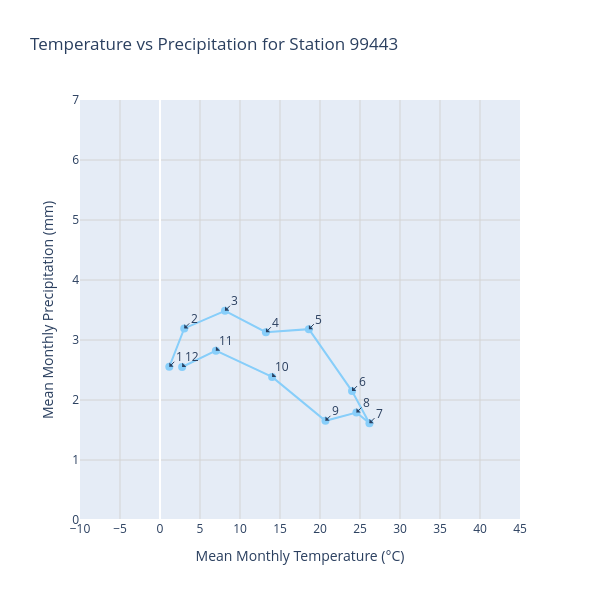

Notebook cell for this chart:
### Code cell
# plot scatter plot of temperature vs precipitation for a specific station with plotly
a = dd[dd["station_id"] == "40723"][["station_id", "month", "tm", "rrr24"]]

# now drow line from month 1 to 12 for each point
fig = px.scatter(
    a,
    x='tm',
    y='rrr24',
    title='Temperature vs Precipitation for Station 99443',
    labels={'tm': 'Mean Monthly Temperature (°C)', 'rrr24': 'Mean Monthly Precipitation (mm)'},
    width=600,
    height=600,
)
fig.add_trace(go.Scatter(
    x=a['tm'],
    y=a['rrr24'],
    mode='lines+markers',
    line=dict(color='LightSkyBlue', width=2),
    marker=dict(size=8),
    name='Monthly Trend'
)) 
# show month number on each point
for i, row in a.iterrows():
    fig.add_annotation(
        x=row['tm'],
        y=row['rrr24'],
        text=str(int(row['month'])),
        showarrow=True,
        arrowhead=1,
        ax=10,
        ay=-10
    ) 

# x: -10 to 45 and y: 0 to 10
fig.update_xaxes(range=[-10, 45])
fig.update_yaxes(range=[0, 7])

# no legend
fig.update_layout(showlegend=False)

# x and y grid lines for each 1 unit
fig.update_xaxes(dtick=5, showgrid=True, gridwidth=1, gridcolor='LightGray')
fig.update_yaxes(dtick=1, showgrid=True, gridwidth=1, gridcolor='LightGray')

### Figure 1 — Plotly figure (JSON) as saved in the notebook; plotly's stock layout.template omitted (floating-point values rounded to 4 significant figures)
{"data": [{"hovertemplate": "Mean Monthly Temperature (°C)=%{x}<br>Mean Monthly Precipitation (mm)=%{y}<extra></extra>", "legendgroup": "", "marker": {"color": "#636efa", "symbol": "circle"}, "mode": "markers", "name": "", "orientation": "v", "showlegend": false, "type": "scatter", "x": [1.162, 3.03, 8.124, 13.24, 18.61, 24.0, 26.18, 24.55, 20.68, 14.01, 6.987, 2.764], "xaxis": "x", "y": [2.554, 3.194, 3.487, 3.13, 3.181, 2.148, 1.614, 1.79, 1.653, 2.385, 2.822, 2.55], "yaxis": "y"}, {"line": {"color": "LightSkyBlue", "width": 2}, "marker": {"size": 8}, "mode": "lines+markers", "name": "Monthly Trend", "type": "scatter", "x": [1.162, 3.03, 8.124, 13.24, 18.61, 24.0, 26.18, 24.55, 20.68, 14.01, 6.987, 2.764], "y": [2.554, 3.194, 3.487, 3.13, 3.181, 2.148, 1.614, 1.79, 1.653, 2.385, 2.822, 2.55]}], "layout": {"annotations": [{"arrowhead": 1, "ax": 10, "ay": -10, "showarrow": true, "text": "1", "x": 1.162, "y": 2.554}, {"arrowhead": 1, "ax": 10, "ay": -10, "showarrow": true, "text": "2", "x": 3.03, "y": 3.194}, {"arrowhead": 1, "ax": 10, "ay": -10, "showarrow": true, "text": "3", "x": 8.124, "y": 3.487}, {"arrowhead": 1, "ax": 10, "ay": -10, "showarrow": true, "text": "4", "x": 13.24, "y": 3.13}, {"arrowhead": 1, "ax": 10, "ay": -10, "showarrow": true, "text": "5", "x": 18.61, "y": 3.181}, {"arrowhead": 1, "ax": 10, "ay": -10, "showarrow": true, "text": "6", "x": 24.0, "y": 2.148}, {"arrowhead": 1, "ax": 10, "ay": -10, "showarrow": true, "text": "7", "x": 26.18, "y": 1.614}, {"arrowhead": 1, "ax": 10, "ay": -10, "showarrow": true, "text": "8", "x": 24.55, "y": 1.79}, {"arrowhead": 1, "ax": 10, "ay": -10, "showarrow": true, "text": "9", "x": 20.68, "y": 1.653}, {"arrowhead": 1, "ax": 10, "ay": -10, "showarrow": true, "text": "10", "x": 14.01, "y": 2.385}, {"arrowhead": 1, "ax": 10, "ay": -10, "showarrow": true, "text": "11", "x": 6.987, "y": 2.822}, {"arrowhead": 1, "ax": 10, "ay": -10, "showarrow": true, "text": "12", "x": 2.764, "y": 2.55}], "height": 600, "legend": {"tracegroupgap": 0}, "showlegend": false, "title": {"text": "Temperature vs Precipitation for Station 99443"}, "width": 600, "xaxis": {"anchor": "y", "domain": [0, 1], "dtick": 5, "gridcolor": "LightGray", "gridwidth": 1, "range": [-10, 45], "showgrid": true, "title": {"text": "Mean Monthly Temperature (°C)"}}, "yaxis": {"anchor": "x", "domain": [0, 1], "dtick": 1, "gridcolor": "LightGray", "gridwidth": 1, "range": [0, 7], "showgrid": true, "title": {"text": "Mean Monthly Precipitation (mm)"}}}}
